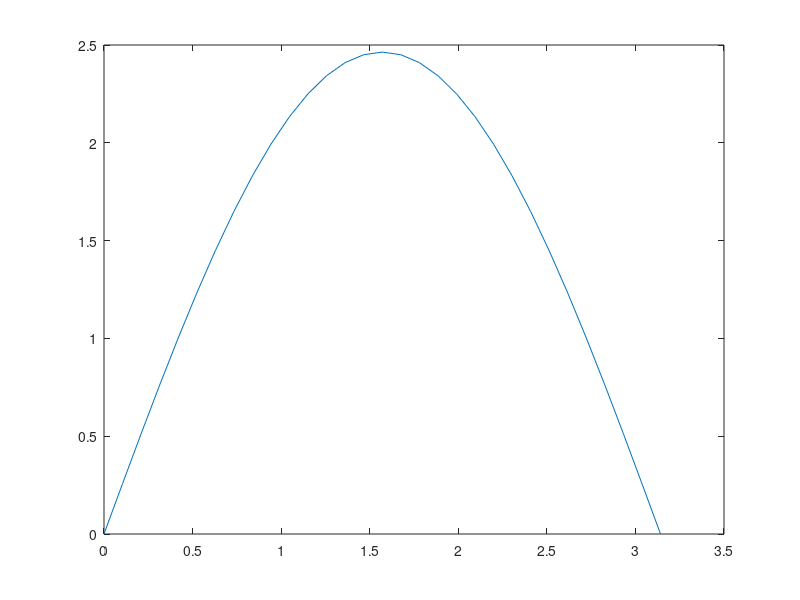

Write the MATLAB code that produced this figure. (Note: this script raises an error after producing the figure.)
%MOMTAHIN AHAMMED (19-40698-1)
close all;
clear all;
clc;
H=6;
f=50;
P= 1; 
V =1 +0*i;
Pf=0.95;
S=P/Pf
Q=sqrt(S^2-P^2)
S=P+i*Q
I=((conj(S))/(conj(V)))
% of X13,X12,X23,Xd,Xtr
Z=(((.20*i*(.10*i+.20*i))/(.20*i+.10*i+.20*i)))
%calculating Xtotal
Xtotal=(0.3*i+0.10*i+(Z))
E=I*Xtotal+V
delta_o=angle(E)
delta_max=pi-delta_o
p_m=1;
%finding Pmax
p_max=abs(E)/abs(Xtotal)
%calculating critical angle
cos_delta_c=(((p_m*(delta_max-delta_o)/p_max)+cos(delta_max)))
delta_c=acos(cos_delta_c)
%calculating critical time 
tc=sqrt((4*H*(delta_c-delta_o))/(2*pi*f*p_m))
%for plotting
delta=0:pi/30:pi;
pe=(p_max*sin(delta));plot(delta,pe);yline(p_m)